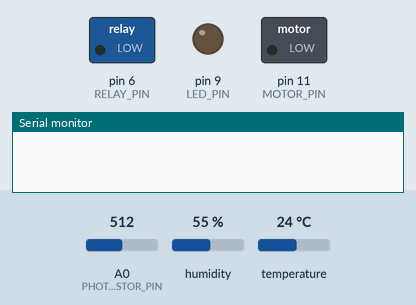
Simulated run of this sketch. Board: Arduino Uno, built with avr-gcc and run on an emulated ATmega328P. On the bench: switched loads named in the sketch (green lamp = pin HIGH), output pins drawn as LEDs (lit = HIGH), the last lines printed to the serial monitor. The test bench sets the inputs (shaded band); at power-on: temperature 24 °C, A0 (PHOTORESISTOR_PIN) = 512, humidity 55 %.

Above: at 1.2 s.
1.3 s: temperature set to 29 °C
7.5 s: temperature set to 32 °C
At 9.7 s:
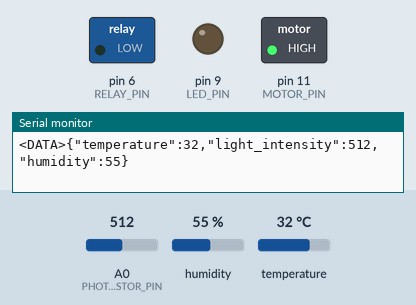
10.5 s: A0 (PHOTORESISTOR_PIN) set to 315
13.2 s: A0 (PHOTORESISTOR_PIN) set to 288
At 15.4 s:
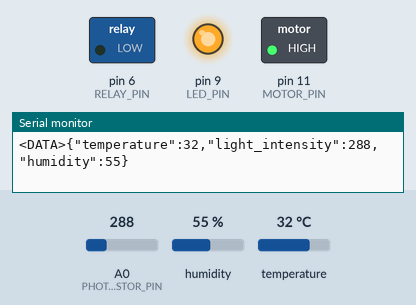
16.5 s: temperature set to 12 °C
At 18.9 s:
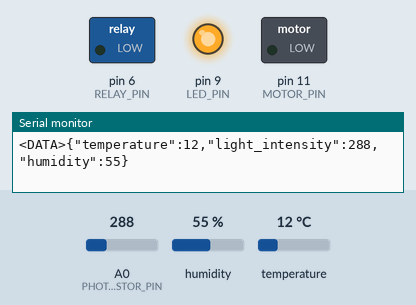
19.5 s: temperature set to 33 °C
At 22.3 s:
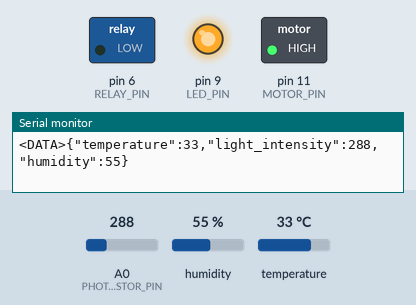
Timing chart, 0 to 23.5 s (numbered marks = the images above; inputs shaded):
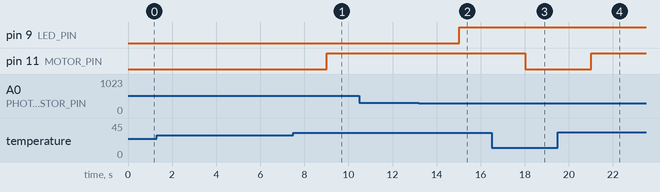

Measured:
- the behaviour switches between 30 and 31 °C on temperature (found by bisection; images 0 and 1)
- the behaviour switches between 300 and 299 on A0 (PHOTORESISTOR_PIN) (found by bisection; images 1 and 2)
- after the input at 7.5 s, pin 11 (MOTOR_PIN): LOW → HIGH after 1.5 s
- after the input at 13.2 s, pin 9 (LED_PIN): LOW → HIGH after 1.8 s
- after the input at 16.5 s, pin 11 (MOTOR_PIN): HIGH → LOW after 1.5 s
- after the input at 19.5 s, pin 11 (MOTOR_PIN): LOW → HIGH after 1.5 s

The sketch:

arduino_code.ino
```cpp
#include <DHT.h>
#include <ArduinoJson.h>

#define DHTPIN 3
#define DHTTYPE DHT11
DHT dht(DHTPIN, DHTTYPE);

const int PHOTORESISTOR_PIN = A0;
const int RELAY_PIN = 6;
const int LED_PIN = 9;
const int MOTOR_PIN = 11;

String fan_mode = "auto";
String lamp_mode = "auto";
int fan_speed = 500;
int lamp_brightness = 255;
bool relay = false;

float temperature = 0;
float humidity = 0;
float light_intensity = 0;

String jsonString = "";

unsigned long previousSensorReadMillis = 0;
const long sensorReadInterval = 3000;

void setup() {
  Serial.begin(115200);
  dht.begin();

  pinMode(DHTPIN, INPUT);
  pinMode(PHOTORESISTOR_PIN, INPUT);
  pinMode(RELAY_PIN, OUTPUT);
  pinMode(LED_PIN, OUTPUT);
  pinMode(MOTOR_PIN, OUTPUT);
}

void loop() {
  unsigned long currentMillis = millis();
  readEspSerial();

  // Read every 2 seconds
  if (currentMillis - previousSensorReadMillis >= sensorReadInterval) {
    previousSensorReadMillis = currentMillis;
    readSensors();
  }
}

void readEspSerial() {
  if (Serial.available()) {
    String chunk = Serial.readStringUntil('\n');
    chunk.trim();


    if (chunk.startsWith("<DATA>")) {
      jsonString = chunk.substring(6);
    }
  }

  if (jsonString != "") {
    StaticJsonDocument<200> doc;
    DeserializationError error = deserializeJson(doc, jsonString);

    if (error) {
      Serial.println("Failed to parse JSON from ESP8266!");
      jsonString = "";
      return;
    }

    fan_mode = doc["fan_mode"].as<String>();
    lamp_mode = doc["lamp_mode"].as<String>();
    lamp_brightness = doc["lamp_brightness"];
    fan_speed = doc["fan_speed"];
    relay = doc["relay"];
    jsonString = "";

    updateActuator();
  }
}

void updateActuator() {
  // LED
  if (lamp_mode == "manual") {
    analogWrite(LED_PIN, lamp_brightness);
  } else if (lamp_mode == "off") {
    digitalWrite(LED_PIN, LOW);
  }

  // fan
  if (fan_mode == "manual") {
    analogWrite(MOTOR_PIN, fan_speed);
  } else if (fan_mode == "off") {
    digitalWrite(MOTOR_PIN, LOW);
  }

  // relay
  if (relay)
    digitalWrite(RELAY_PIN, HIGH);
  else
    digitalWrite(RELAY_PIN, LOW);
}

void readSensors() {
  readTemperature();
  readHumidity();
  readLight();

  StaticJsonDocument<200> doc;
  doc["temperature"] = temperature;
  doc["light_intensity"] = light_intensity;
  doc["humidity"] = humidity;

  String jsonStr;
  serializeJson(doc, jsonStr);

  Serial.println("<DATA>" + jsonStr);
}

float readHumidity() {
  float newHumidity = dht.readHumidity();

  if (isnan(newHumidity)) {
    Serial.println("Failed to read humidity from DHT sensor!");
    return;
  }
  humidity = newHumidity;
}

float readTemperature() {
  float newTemperature = dht.readTemperature();

  if (isnan(newTemperature)) {
    Serial.println("Failed to read temperature from DHT sensor!");
    return;
  } else {
    temperature = newTemperature;
    const int THRESHOLD = 30;
    if (fan_mode == "auto") {
      if (temperature > THRESHOLD) {
        digitalWrite(MOTOR_PIN, HIGH);
      } else {
        digitalWrite(MOTOR_PIN, LOW);
      }
    }
  }
}

int readLight() {
  light_intensity = analogRead(PHOTORESISTOR_PIN);
  const int THRESHOLD = 300;

  if (lamp_mode == "auto") {
    if (light_intensity < THRESHOLD) {
      digitalWrite(LED_PIN, HIGH);
    } else {
      digitalWrite(LED_PIN, LOW);
    }
  }
}
```
